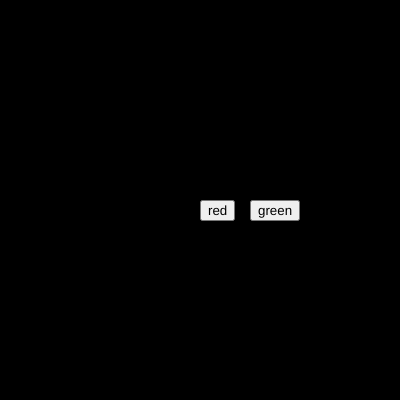
Frame 1 (no input)
Frame 60 (no input): identical to frame 1, image omitted
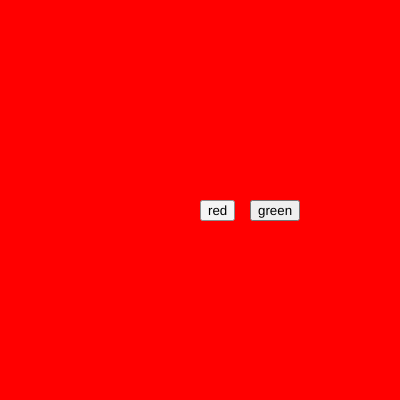
Frame 120 (the mouse pressed at the canvas centre since frame 60)

The p5.js sketch that drew these frames (run headless with seeded random() and noise() and a simulated clock; from frame 60 on, the mouse is pressed at the canvas centre):

// p5.js sketch
// ── sketch.js
var br;
var bg;

var r = 0;
var g = 0;
var b = 0;

function setup() {
  createCanvas(400, 400);  

  bg = createButton("green");
  bg.position(250, 200);
  bg.mousePressed(green_bg)
  br = createButton("red");
  br.position(200, 200);
  br.mousePressed(red_bg)
};

function draw() {
  
  background(r,g,b)
 
  }
function green_bg(){
r=0
g=255
b=0
}
function red_bg(){
  r=255
  g=0
  b=0
  }
